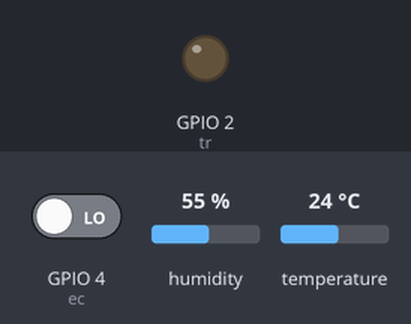
Recording of a sketch running on a simulated ESP32. On the bench: output pins drawn as LEDs (lit = HIGH). Inputs (shaded band) come from the test bench; at power-on: GPIO 4 (ec) LOW, humidity 55 %, temperature 24 °C. WiFi joins after 1.5 s; servers stay silent unless stated; what the sketch prints to the serial monitor is not drawn.

Above: at 0.1 s.
At 2.5 s:
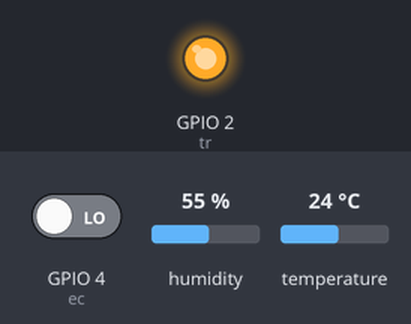
Timing chart, 0 to 4.0 s (numbered marks = the images above):
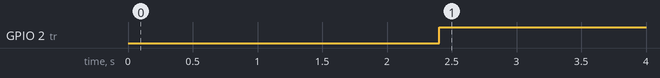

Measured:
- by itself, GPIO 2 (tr): LOW → HIGH at 2.4 s

The sketch:

Smart_Garbage_Monitoring_System.ino
```cpp
#include<WiFi.h>
#include<IOXhop_FirebaseESP32.h>
#include "DHT.h"

#define FIREBASE_HOST "clean-experts.firebaseio.com"
#define FIREBASE_AUTH "5HcgxcOZvUIQvRmTcEGIoMCQ3d9OuRDYPtTUpEuG"
#define DHTPIN 15
#define DHTTYPE DHT11
const char* wifiname="OnePlus 6T P";
const char* wifipass="........";

double marginT = 26.00;
double marginH = 15.00;
double cel;
double hum;
double cel1 =0;
double hum1=0;
int countT=0;
int countH=0;
int tr=2;
int ec=4;
float duration, d;


DHT dht(DHTPIN, DHTTYPE);


void readsens()
{

  digitalWrite(tr,LOW);
  delayMicroseconds(3);
  digitalWrite(tr,HIGH);
  delayMicroseconds(6);
  duration = pulseIn(ec, HIGH);
  d = duration*(0.034/2);

 }

void setup()
{
  Serial.begin(9600);
  pinMode(tr,OUTPUT);
  pinMode(ec,INPUT);
  Serial.println();

  Serial.print("Connecting to: " );
  Serial.print(wifiname);
  WiFi.begin(wifiname, wifipass);

while(WiFi.status()!=WL_CONNECTED)
{
  delay(500);
  Serial.print(".");
}
Serial.println("");
Serial.println("wifi connected");
Serial.println(wifiname);

dht.begin();
Firebase.begin(FIREBASE_HOST, FIREBASE_AUTH);
Firebase.setFloat("VAN/VAN1/GPS&SPEED/LATITUDE",0);
Firebase.setFloat("VAN/VAN1/GPS&SPEED/LONGITUDE",0);
Firebase.setFloat("VAN/VAN1/GPS&SPEED/SPEED",0);
Firebase.setFloat("DUSTBIN/DUSTBIN1/DHT_CEL/Dustbin",1);
Firebase.setFloat("DUSTBIN/DUSTBIN1/DHT_CEL",0);
Firebase.setFloat("DUSTBIN/DUSTBIN1/DHT_HUM",0);

}

void loop()
{
  readsens();
  Serial.println("Length: ");
  Serial.print(d);
  Serial.println("");
  if(d<=7)
  {
  Firebase.setFloat("DUSTBIN/DUSTBIN1/Dist",d);
  }
  cel =dht.readTemperature();
  if(cel==cel1)
  {
  countT=countT+1;
  }
  else
  {
    countT=0;

  }
  cel1=cel;
  Serial.println("TEMPERATURE: ");
  Serial.print(cel);
  Serial.println("");
  if(countT>=2 && (cel1==marginT || cel1==25 || cel1==24 ||  cel1==27))
  {
  Firebase.setFloat("DUSTBIN/DUSTBIN1/DHT_CEL",cel);
  }
  hum = dht.readHumidity();
   if(hum==hum1)
  {
  countH=countH+1;
  }
  else
  {
    countH=0;
  }
  hum1=hum;
  Serial.println("HUMIDITY:  ");
  Serial.print(hum);
  Serial.println("");
  if(countT>=2 && (hum1==15 || hum1==14 || hum1==16 ||  hum1==17))
  {
   Firebase.setFloat("DUSTBIN/DUSTBIN1/DHT_HUM",hum);
  }

  delay(3500);
}
```
